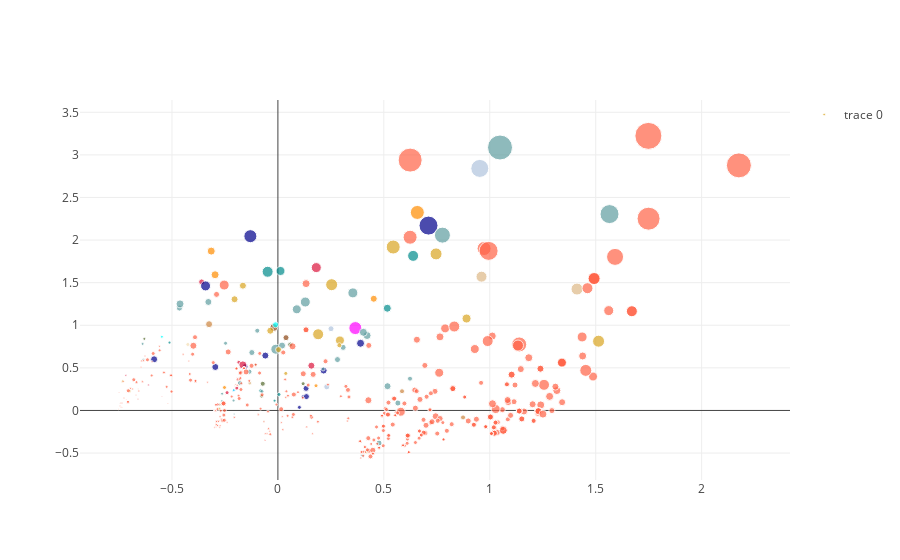

Write notebook code for a chart like this one.
### Code cell
mags_redc = mags_redc.fillna('')
mags_redc['label'] = list(mags_redc.reset_index().apply(lambda x: x['Unnamed: 0'] + ';'+ x['Species'],axis=1))
mags_redc['num_funcs'] = list(mag_predictions.sum(axis=1))

trace1 = go.Scatter(
                     x = mags_redc[0],
                     y = mags_redc[1], 
                     mode = 'markers',
                     marker=dict(color=mags_redc['color'], size=mags_redc['num_funcs']),
                     text = mags_redc['label'],
                     hoverinfo = "text",
                    )

layout= go.Layout(
    hovermode= 'closest',
    showlegend= True
)

fig = go.Figure(data=[trace1], layout=layout)
po.iplot(fig)

### Figure 1 — Plotly figure (JSON) as saved in the notebook; plotly's stock layout.template omitted (floating-point values rounded to 4 significant figures; data arrays with more than 128 entries replaced by an {"elided": "..."} marker saying what was removed)
{"data": [{"hoverinfo": "text", "marker": {"color": {"elided": "1394 str values"}, "size": {"elided": "1394 int values"}}, "mode": "markers", "text": {"elided": "1394 str values"}, "type": "scatter", "x": {"elided": "1394 float values"}, "y": {"elided": "1394 float values"}}], "layout": {"hovermode": "closest", "showlegend": true}}
